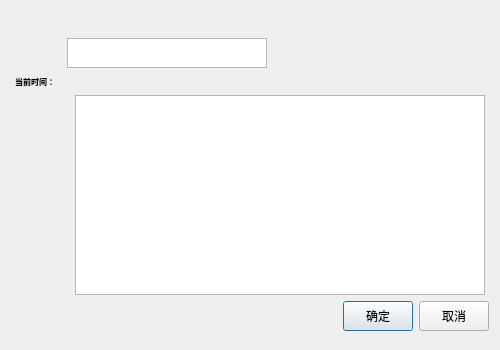
<?xml version="1.0" encoding="UTF-8"?>
<ui version="4.0">
 <class>Addevt</class>
 <widget class="QDialog" name="Addevt">
  <property name="geometry">
   <rect>
    <x>0</x>
    <y>0</y>
    <width>500</width>
    <height>350</height>
   </rect>
  </property>
  <property name="minimumSize">
   <size>
    <width>500</width>
    <height>350</height>
   </size>
  </property>
  <property name="maximumSize">
   <size>
    <width>500</width>
    <height>350</height>
   </size>
  </property>
  <property name="windowTitle">
   <string>Dialog</string>
  </property>
  <property name="styleSheet">
   <string notr="true">QDialog#Addevt{
	border-image: url(:/Images/55/6462-11102Q54A389.jpg);

}</string>
  </property>
  <layout class="QGridLayout" name="gridLayout">
   <item row="0" column="0">
    <layout class="QVBoxLayout" name="verticalLayout_2">
     <item>
      <layout class="QHBoxLayout" name="horizontalLayout">
       <item>
        <layout class="QVBoxLayout" name="verticalLayout">
         <item>
          <widget class="QLabel" name="label_3">
           <property name="minimumSize">
            <size>
             <width>50</width>
             <height>50</height>
            </size>
           </property>
           <property name="maximumSize">
            <size>
             <width>50</width>
             <height>50</height>
            </size>
           </property>
           <property name="styleSheet">
            <string notr="true">border-image: url(:/cjh/U1222P2DT20070209175231.jpg);</string>
           </property>
           <property name="text">
            <string/>
           </property>
          </widget>
         </item>
         <item>
          <widget class="QLabel" name="label">
           <property name="minimumSize">
            <size>
             <width>50</width>
             <height>15</height>
            </size>
           </property>
           <property name="maximumSize">
            <size>
             <width>50</width>
             <height>15</height>
            </size>
           </property>
           <property name="font">
            <font>
             <family>Aharoni</family>
             <pointsize>6</pointsize>
             <weight>75</weight>
             <bold>true</bold>
            </font>
           </property>
           <property name="text">
            <string>  当前时间：</string>
           </property>
          </widget>
         </item>
        </layout>
       </item>
       <item>
        <widget class="QTextBrowser" name="textBrowser">
         <property name="minimumSize">
          <size>
           <width>200</width>
           <height>30</height>
          </size>
         </property>
         <property name="maximumSize">
          <size>
           <width>200</width>
           <height>30</height>
          </size>
         </property>
         <property name="styleSheet">
          <string notr="true">border-image: url(:/Images/22/QQ图片20140708162907.jpg);</string>
         </property>
        </widget>
       </item>
       <item>
        <spacer name="horizontalSpacer">
         <property name="orientation">
          <enum>Qt::Horizontal</enum>
         </property>
         <property name="sizeHint" stdset="0">
          <size>
           <width>40</width>
           <height>20</height>
          </size>
         </property>
        </spacer>
       </item>
      </layout>
     </item>
     <item>
      <layout class="QHBoxLayout" name="horizontalLayout_2">
       <item>
        <widget class="QLabel" name="label_2">
         <property name="minimumSize">
          <size>
           <width>50</width>
           <height>200</height>
          </size>
         </property>
         <property name="maximumSize">
          <size>
           <width>50</width>
           <height>200</height>
          </size>
         </property>
         <property name="font">
          <font>
           <family>Aharoni</family>
           <pointsize>14</pointsize>
           <weight>75</weight>
           <bold>true</bold>
          </font>
         </property>
         <property name="styleSheet">
          <string notr="true">border-image: url(:/cjh/备忘图片.png);</string>
         </property>
         <property name="text">
          <string/>
         </property>
        </widget>
       </item>
       <item>
        <widget class="QTextEdit" name="textEdit">
         <property name="minimumSize">
          <size>
           <width>410</width>
           <height>200</height>
          </size>
         </property>
         <property name="maximumSize">
          <size>
           <width>410</width>
           <height>200</height>
          </size>
         </property>
         <property name="styleSheet">
          <string notr="true">border-image: url(:/cjh/114.jpg);</string>
         </property>
        </widget>
       </item>
      </layout>
     </item>
     <item>
      <layout class="QHBoxLayout" name="horizontalLayout_4">
       <item>
        <spacer name="horizontalSpacer_3">
         <property name="orientation">
          <enum>Qt::Horizontal</enum>
         </property>
         <property name="sizeHint" stdset="0">
          <size>
           <width>288</width>
           <height>20</height>
          </size>
         </property>
        </spacer>
       </item>
       <item>
        <layout class="QHBoxLayout" name="horizontalLayout_3">
         <item>
          <widget class="QPushButton" name="turnBtn">
           <property name="minimumSize">
            <size>
             <width>70</width>
             <height>30</height>
            </size>
           </property>
           <property name="maximumSize">
            <size>
             <width>70</width>
             <height>30</height>
            </size>
           </property>
           <property name="styleSheet">
            <string notr="true">
border-image: url(:/cjh/粉红1.png);</string>
           </property>
           <property name="text">
            <string>确定</string>
           </property>
          </widget>
         </item>
         <item>
          <widget class="QPushButton" name="canclBtn">
           <property name="minimumSize">
            <size>
             <width>70</width>
             <height>30</height>
            </size>
           </property>
           <property name="maximumSize">
            <size>
             <width>70</width>
             <height>30</height>
            </size>
           </property>
           <property name="styleSheet">
            <string notr="true">border-image: url(:/cjh/粉红1.png);</string>
           </property>
           <property name="text">
            <string>取消</string>
           </property>
          </widget>
         </item>
        </layout>
       </item>
      </layout>
     </item>
    </layout>
   </item>
  </layout>
 </widget>
 <resources/>
 <connections/>
</ui>
